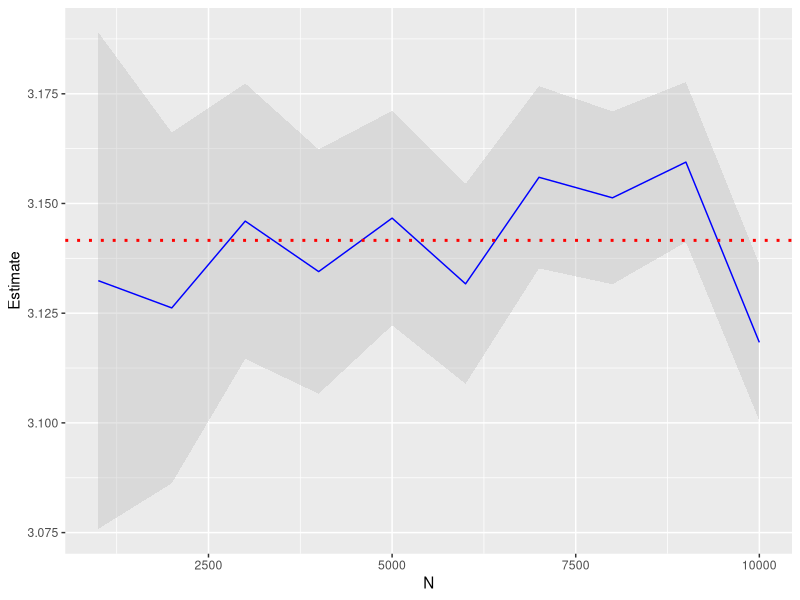

Source code (R):
require(ggplot2)
require(plyr)

mc.intervals <- function(phi,N,sample=runif,alpha=0.05){
  results.list<-lapply(N,function(nsim){
    X<-sapply(FUN = X.dens,nsim)   #N samples de densidad X
    phiX<-sapply(X,phi)
    estim<-mean(phiX)
    S2<-var(phiX)
    quant<-qnorm(alpha/2,lower.tail = FALSE)
    int.upper<-estim + sqrt(S2/nsim)*quant
    int.lower<-estim - sqrt(S2/nsim)*quant
    return(data.frame(N=nsim,Estimate=estim,LI=int.lower,UI=int.upper))
  })
  results.table<-ldply(results.list)
  return(results.table)
}


phi<-function(x) 2*sqrt(4-x^2)
X.dens<- function(nsim) runif(nsim,0,2)
N<-seq(from=1000,to=10000,by=1000)
data<-mc.intervals(phi=phi,N=N,X.dens)


ggplot(data, aes(x=N)) +
  geom_ribbon(aes(ymin=LI, ymax=UI), fill="grey", alpha=.4) +
  geom_line(aes(y=Estimate), colour="blue") +
  geom_hline(aes(yintercept=pi) , colour="red", linetype="dotted", size=1)
